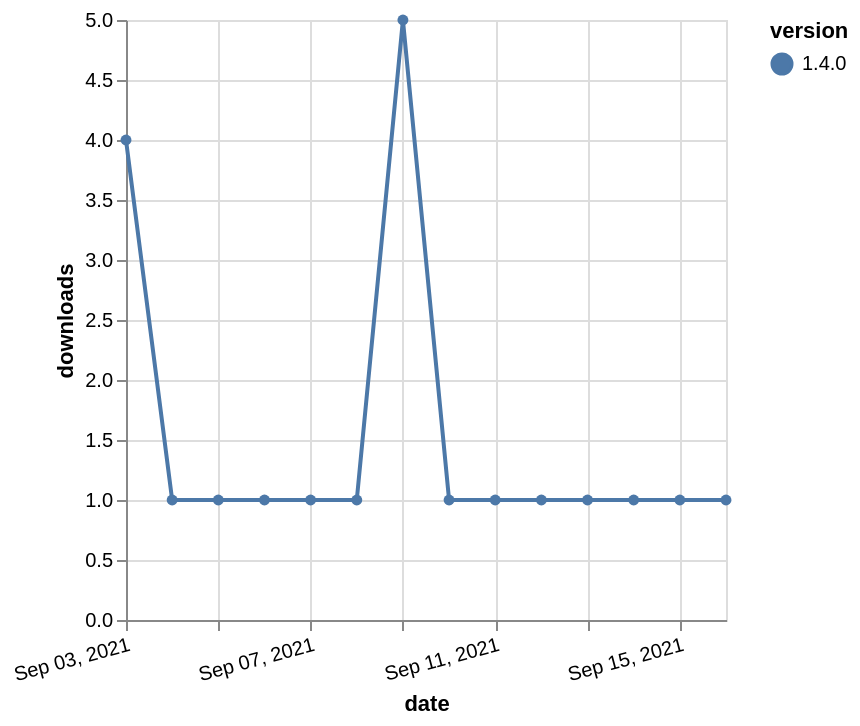

Describe this chart as a Vega-Lite specification.
### Vega-Lite specification from a JSON file in a GitHub repository (floating-point values rounded to 4 significant figures)
{"$schema": "https://vega.github.io/schema/vega-lite/v5.json", "description": "A simple bar chart with embedded data.", "data": {"values": [{"date": "2021-09-03", "total": 502, "delta": 4, "version": "1.4.0"}, {"date": "2021-09-04", "total": 503, "delta": 1, "version": "1.4.0"}, {"date": "2021-09-05", "total": 504, "delta": 1, "version": "1.4.0"}, {"date": "2021-09-06", "total": 505, "delta": 1, "version": "1.4.0"}, {"date": "2021-09-07", "total": 506, "delta": 1, "version": "1.4.0"}, {"date": "2021-09-08", "total": 507, "delta": 1, "version": "1.4.0"}, {"date": "2021-09-09", "total": 512, "delta": 5, "version": "1.4.0"}, {"date": "2021-09-10", "total": 513, "delta": 1, "version": "1.4.0"}, {"date": "2021-09-11", "total": 514, "delta": 1, "version": "1.4.0"}, {"date": "2021-09-12", "total": 515, "delta": 1, "version": "1.4.0"}, {"date": "2021-09-13", "total": 516, "delta": 1, "version": "1.4.0"}, {"date": "2021-09-14", "total": 517, "delta": 1, "version": "1.4.0"}, {"date": "2021-09-15", "total": 518, "delta": 1, "version": "1.4.0"}, {"date": "2021-09-16", "total": 519, "delta": 1, "version": "1.4.0"}]}, "width": "container", "mark": {"type": "line", "point": {"filled": true}}, "encoding": {"x": {"field": "date", "type": "temporal", "timeUnit": "yearmonthdate", "title": "date", "axis": {"labelAngle": -15}}, "y": {"field": "delta", "type": "quantitative", "title": "downloads"}, "color": {"field": "version", "type": "nominal"}, "tooltip": {"field": "delta"}}}
